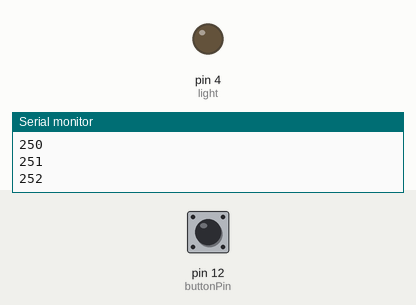
This sketch was run on a simulated Arduino Uno, built with avr-gcc and run on an emulated ATmega328P. Shown: output pins drawn as LEDs (lit = HIGH), the last lines printed to the serial monitor. The inputs (shaded band) are chosen by the test bench; at power-on: pin 12 (buttonPin) HIGH.

Above: at 1.2 s.
1.3 s: pin 12 (buttonPin) pulled LOW for 0.15 s
At 1.42 s:
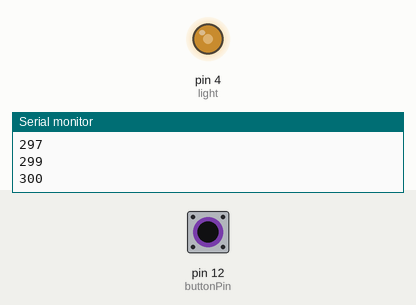
2.9 s: pin 12 (buttonPin) pulled LOW for 1 s
At 4.4 s:
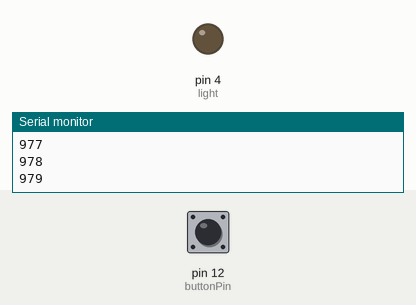
Timing chart, 0 to 5.9 s (numbered marks = the images above; inputs shaded):
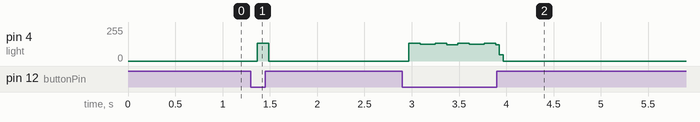

Measured:
- after the input at 1.3 s, pin 4 (light): 0/255 → 133/255 after 0.07 s, → 0/255 0.12 s later
- after the input at 2.9 s, pin 4 (light): 0/255 → 133/255 after 0.07 s, → 125/255 0.12 s later, → 133/255 0.16 s later, → 123/255 0.12 s later, … (10 changes in this stretch)

The sketch:

mirror.ino
```cpp
const int buttonPin = 12;
int buttonPushCounter = 0;
int buttonState = 1;
int lastButtonState = 0;
int light = 4;

int ledState = LOW;

void setup() {
  // put your setup code here, to run once:
Serial.begin(9600);
pinMode(4, OUTPUT);
pinMode(buttonPin, INPUT_PULLUP);
}

void loop() {
  // put your main code here, to run repeatedly:
buttonState = digitalRead(buttonPin);
digitalWrite(light, LOW);
    Serial.println(buttonPushCounter++);

   if (buttonState == 0){
    digitalWrite(light, HIGH);
    buttonPushCounter++;
    Serial.println(buttonPushCounter++);
  }
  else{
    digitalWrite(light, LOW);
  }
}
```
